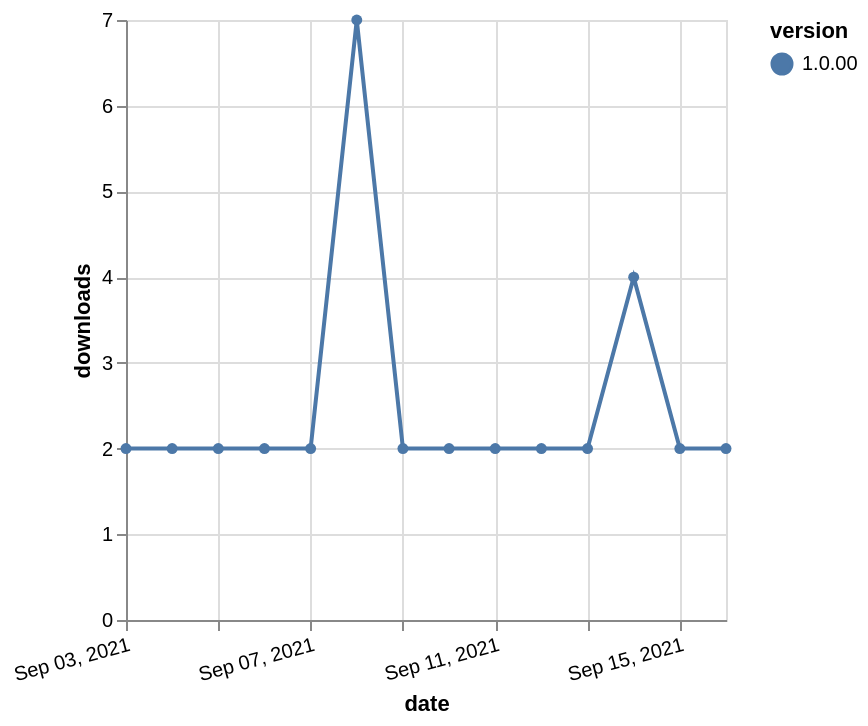

This figure's Vega-Lite source:
### Vega-Lite specification from a JSON file in a GitHub repository (floating-point values rounded to 4 significant figures)
{"$schema": "https://vega.github.io/schema/vega-lite/v5.json", "description": "A simple bar chart with embedded data.", "data": {"values": [{"date": "2021-09-03", "total": 3030, "delta": 2, "version": "1.0.00"}, {"date": "2021-09-04", "total": 3032, "delta": 2, "version": "1.0.00"}, {"date": "2021-09-05", "total": 3034, "delta": 2, "version": "1.0.00"}, {"date": "2021-09-06", "total": 3036, "delta": 2, "version": "1.0.00"}, {"date": "2021-09-07", "total": 3038, "delta": 2, "version": "1.0.00"}, {"date": "2021-09-08", "total": 3045, "delta": 7, "version": "1.0.00"}, {"date": "2021-09-09", "total": 3047, "delta": 2, "version": "1.0.00"}, {"date": "2021-09-10", "total": 3049, "delta": 2, "version": "1.0.00"}, {"date": "2021-09-11", "total": 3051, "delta": 2, "version": "1.0.00"}, {"date": "2021-09-12", "total": 3053, "delta": 2, "version": "1.0.00"}, {"date": "2021-09-13", "total": 3055, "delta": 2, "version": "1.0.00"}, {"date": "2021-09-14", "total": 3059, "delta": 4, "version": "1.0.00"}, {"date": "2021-09-15", "total": 3061, "delta": 2, "version": "1.0.00"}, {"date": "2021-09-16", "total": 3063, "delta": 2, "version": "1.0.00"}]}, "width": "container", "mark": {"type": "line", "point": {"filled": true}}, "encoding": {"x": {"field": "date", "type": "temporal", "timeUnit": "yearmonthdate", "title": "date", "axis": {"labelAngle": -15}}, "y": {"field": "delta", "type": "quantitative", "title": "downloads"}, "color": {"field": "version", "type": "nominal"}, "tooltip": {"field": "delta"}}}
